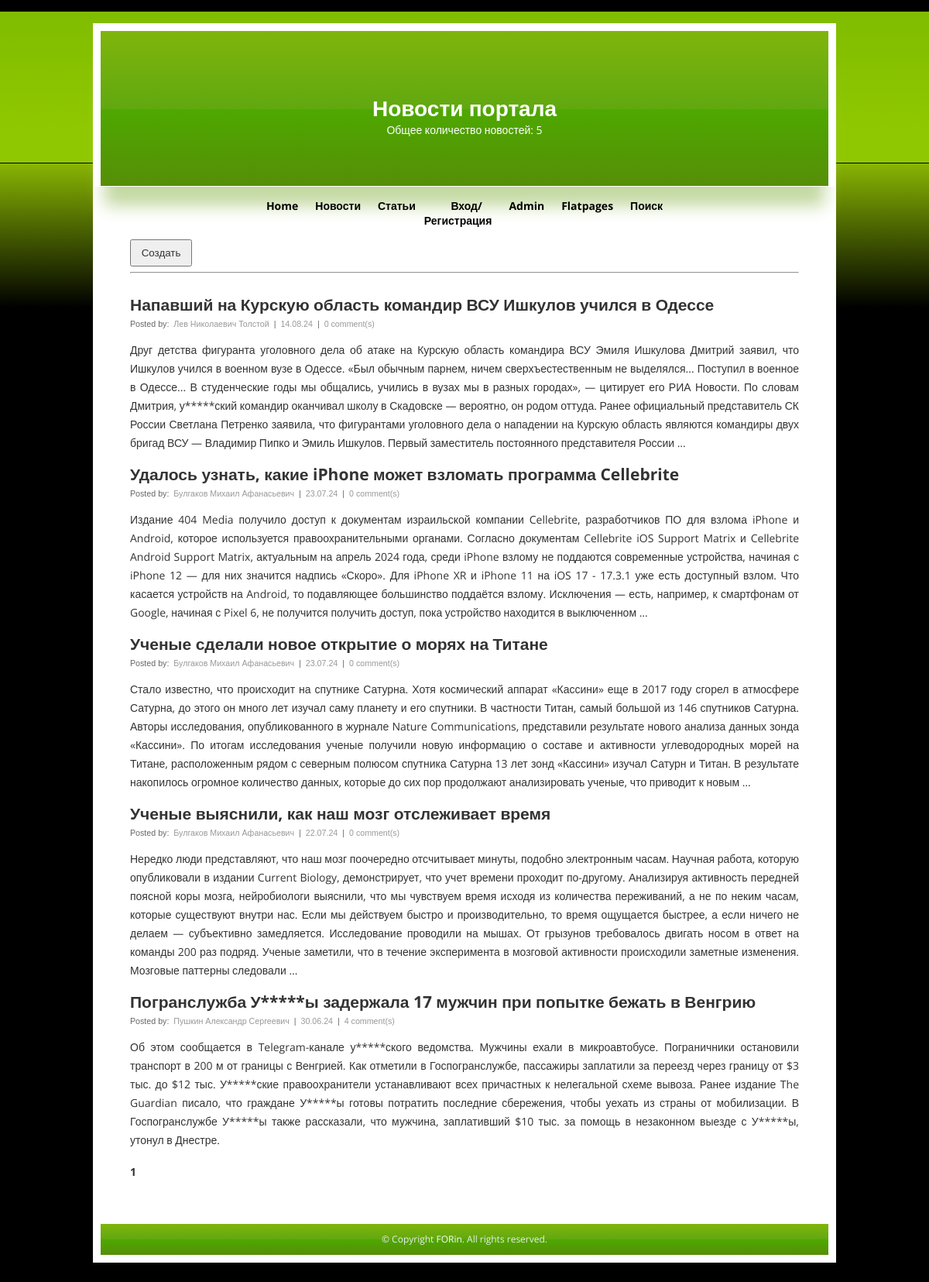
Page /news/ on the committed database.
### np_post/models.py (models this page shows, shortened)
class Post(models.Model):
    title = models.CharField(max_length=170)
    text_post = models.TextField()
    rating = models.IntegerField(default=0)
    date_creation = models.DateTimeField(auto_now_add=True)
    publication_type = models.CharField(max_length=8, default=ARTICNEWS.NEWS, choices=(
        (ARTICNEWS.NEWS, 'Новость'), (ARTICNEWS.ARTICLE, 'Статья'),
    ))
    author = models.ForeignKey(Author, on_delete=models.RESTRICT, related_name='Posts')
    category = models.ManyToManyField(Category, related_name='post_category')

class Author(models.Model):
    full_name = models.CharField(max_length=50)
    rating = models.IntegerField(blank=True, default=0)
    user = models.OneToOneField(User, on_delete=models.CASCADE)

### np_post/views.py (the view)
class NewsList(ListView):
    model = Post
    queryset = Post.objects.filter(publication_type=ARTICNEWS.NEWS)
    ordering = '-date_creation'
    template_name = 'news.html'
    context_object_name = 'news'
    paginate_by = 7

### np_post/templatetags/censor_filters.py (called while the page is built)
@register.filter()
def censor(value):
    for curse_word in CURSE_WORDS:
        pattern = curse_word
        repl = len(curse_word) * '*'
        value = re.sub(pattern, repl, value)
    return value

### templates/news.html (shortened to what this page needs)
{% extends 'main.html' %}
{% load censor_filters %}
{% block header %}
    <h1><a href="#" title="Новости портала">Новости портала</a></h1>
    <p>Общее количество новостей: {{ news|length }}</p>
{% endblock header %}
{% block content %}
    <button type="button" name="button" style="width: 80px; height:35px;">
      <a href="create/" title="Создать">Создать</a>
    </button><br><hr><br>
    {% if news %}
        {% for new in news %}
		    <h2><a title="{{ new.title|censor }}" href="{{ new.id }}">{{ new.title|censor }}</a></h2>
		    <span class="author">Posted by: <a href="#">{{ new.author.full_name }}</a> |
            <a href="#">{{ new.date_creation|date:'d.m.y' }}</a> |
            <a href="#">{{ new.comment_set.all.count }} comment(s)</a></span>
		    <p>{{ new.text_post|censor|truncatewords:100 }}</p>
        {% endfor %}
    {% else %}
        <h2>Новостей нет!</h2>
    {% endif %}
{% endblock content %}

### static/css/styles.css (style rules this page uses)
body { background-color:#000; color:#333; font: normal 14px "Open Sans", sans-serif; margin:0; }
h1,h2,h3,p,li { text-align:left; }
a { background-color:inherit; color:#333; text-decoration:none; }
#header h1 { text-align:center; padding:0; margin:80px auto 0 auto; }
#header a { background-color:inherit; color:#fff; text-decoration:none; }
#header p { text-align:center; margin:0 auto; }
#content h2 { padding:0; margin:0 auto; }
#content span.author { font:normal 8pt Arial,Helvetica,sans-serif; background-color:inherit; color:#666; }
#content span.author a { background-color:inherit; color:#999; text-decoration:none; padding:0 3px; }
#content p { text-align:justify; line-height:24px; }

### rows in the picture
Post: title|censor "Напавший на Курскую область командир ВСУ Ишкулов учился в Одессе", author.full_name "Лев Николаевич Толстой", date_creation "14.08.24", comment_set.all.count "0", text_post|censor "Друг детства фигуранта уголовного дела об атаке на Курскую область командира ВСУ Эмиля Ишкулова Дмитрий заявил, что Ишкулов учился в военном вузе в Одессе. «Был обычным парнем, ничем сверхъестественным не выделялся... Поступил в военное в Одессе... В студенческие годы мы общались, учились в вузах мы в разных городах», — цитирует его РИА Новости. По словам Дмитрия, у*****ский командир оканчивал школу в Скадовске — вероятно, он родом оттуда. Ранее официальный представитель СК России Светлана Петренко заявила, что фигурантами уголовного дела о нападении на Курскую область являются командиры двух бригад ВСУ — Владимир Пипко и Эмиль Ишкулов. Первый заместитель постоянного представителя России …"
Post: title|censor "Удалось узнать, какие iPhone может взломать программа Cellebrite", author.full_name "Булгаков Михаил Афанасьевич", date_creation "23.07.24", comment_set.all.count "0", text_post|censor "Издание 404 Media получило доступ к документам израильской компании Cellebrite, разработчиков ПО для взлома iPhone и Android, которое используется правоохранительными органами. Согласно документам Cellebrite iOS Support Matrix и Cellebrite Android Support Matrix, актуальным на апрель 2024 года, среди iPhone взлому не поддаются современные устройства, начиная с iPhone 12 — для них значится надпись «Скоро». Для iPhone XR и iPhone 11 на iOS 17 - 17.3.1 уже есть доступный взлом. Что касается устройств на Android, то подавляющее большинство поддаётся взлому. Исключения — есть, например, к смартфонам от Google, начиная с Pixel 6, не получится получить доступ, пока устройство находится в…"
Post: title|censor "Ученые сделали новое открытие о морях на Титане", author.full_name "Булгаков Михаил Афанасьевич", date_creation "23.07.24", comment_set.all.count "0", text_post|censor "Стало известно, что происходит на спутнике Сатурна. Хотя космический аппарат «Кассини» еще в 2017 году сгорел в атмосфере Сатурна, до этого он много лет изучал саму планету и его спутники. В частности Титан, самый большой из 146 спутников Сатурна. Авторы исследования, опубликованного в журнале Nature Communications, представили результате нового анализа данных зонда «Кассини». По итогам исследования ученые получили новую информацию о составе и активности углеводородных морей на Титане, расположенным рядом с северным полюсом спутника Сатурна 13 лет зонд «Кассини» изучал Сатурн и Титан. В результате накопилось огромное количество данных, которые до сих пор продолжают анализировать ученые, что…"
Post: title|censor "Ученые выяснили, как наш мозг отслеживает время", author.full_name "Булгаков Михаил Афанасьевич", date_creation "22.07.24", comment_set.all.count "0", text_post|censor "Нередко люди представляют, что наш мозг поочередно отсчитывает минуты, подобно электронным часам. Научная работа, которую опубликовали в издании Current Biology, демонстрирует, что учет времени проходит по-другому. Анализируя активность передней поясной коры мозга, нейробиологи выяснили, что мы чувствуем время исходя из количества переживаний, а не по неким часам, которые существуют внутри нас. Если мы действуем быстро и производительно, то время ощущается быстрее, а если ничего не делаем — субъективно замедляется. Исследование проводили на мышах. От грызунов требовалось двигать носом в ответ на команды 200 раз подряд. Ученые заметили, что в течение эксперимента в мозговой активности…"
Post: title|censor "Погранслужба У*****ы задержала 17 мужчин при попытке бежать в Венгрию", author.full_name "Пушкин Александр Сергеевич", date_creation "30.06.24", comment_set.all.count "4", text_post|censor "Об этом сообщается в Telegram-канале у*****ского ведомства. Мужчины ехали в микроавтобусе. Пограничники остановили транспорт в 200 м от границы с Венгрией. Как отметили в Госпогранслужбе, пассажиры заплатили за переезд через границу от $3 тыс. до $12 тыс. У*****ские правоохранители устанавливают всех причастных к нелегальной схеме вывоза. Ранее издание The Guardian писало, что граждане У*****ы готовы потратить последние сбережения, чтобы уехать из страны от мобилизации. В Госпогранслужбе У*****ы также рассказали, что мужчина, заплативший $10 тыс. за помощь в незаконном выезде с У*****ы, утонул в Днестре."

### other values in the picture
{{ news|length }} "5"
{{ page_obj.number }} "1"
